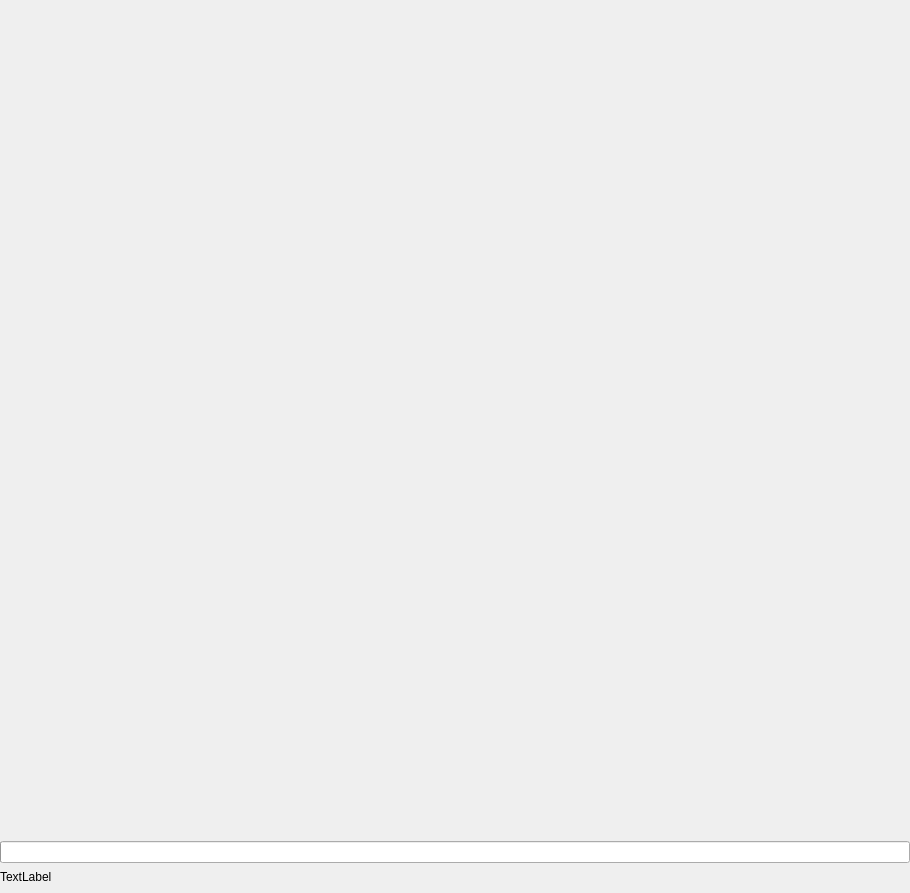
<?xml version="1.0" encoding="UTF-8"?>
<ui version="4.0">
 <class>CustomSplashWidget</class>
 <widget class="QWidget" name="CustomSplashWidget">
  <property name="geometry">
   <rect>
    <x>0</x>
    <y>0</y>
    <width>910</width>
    <height>893</height>
   </rect>
  </property>
  <property name="windowTitle">
   <string>CustomSplashWidget</string>
  </property>
  <layout class="QVBoxLayout" name="verticalLayout_2" stretch="30,2">
   <property name="spacing">
    <number>0</number>
   </property>
   <property name="leftMargin">
    <number>0</number>
   </property>
   <property name="topMargin">
    <number>0</number>
   </property>
   <property name="rightMargin">
    <number>0</number>
   </property>
   <property name="bottomMargin">
    <number>0</number>
   </property>
   <item>
    <widget class="QWidget" name="widget" native="true">
     <property name="styleSheet">
      <string notr="true"/>
     </property>
    </widget>
   </item>
   <item>
    <widget class="QWidget" name="widget_2" native="true">
     <layout class="QVBoxLayout" name="verticalLayout" stretch="2,1">
      <property name="spacing">
       <number>0</number>
      </property>
      <property name="leftMargin">
       <number>0</number>
      </property>
      <property name="topMargin">
       <number>0</number>
      </property>
      <property name="rightMargin">
       <number>0</number>
      </property>
      <property name="bottomMargin">
       <number>0</number>
      </property>
      <item>
       <widget class="QProgressBar" name="progressBar">
        <property name="enabled">
         <bool>true</bool>
        </property>
        <property name="acceptDrops">
         <bool>false</bool>
        </property>
        <property name="value">
         <number>0</number>
        </property>
        <property name="textVisible">
         <bool>false</bool>
        </property>
       </widget>
      </item>
      <item>
       <widget class="QLabel" name="label">
        <property name="maximumSize">
         <size>
          <width>16777215</width>
          <height>20</height>
         </size>
        </property>
        <property name="font">
         <font>
          <pointsize>9</pointsize>
         </font>
        </property>
        <property name="text">
         <string>TextLabel</string>
        </property>
       </widget>
      </item>
     </layout>
    </widget>
   </item>
  </layout>
 </widget>
 <layoutdefault spacing="6" margin="11"/>
 <resources/>
 <connections/>
</ui>
